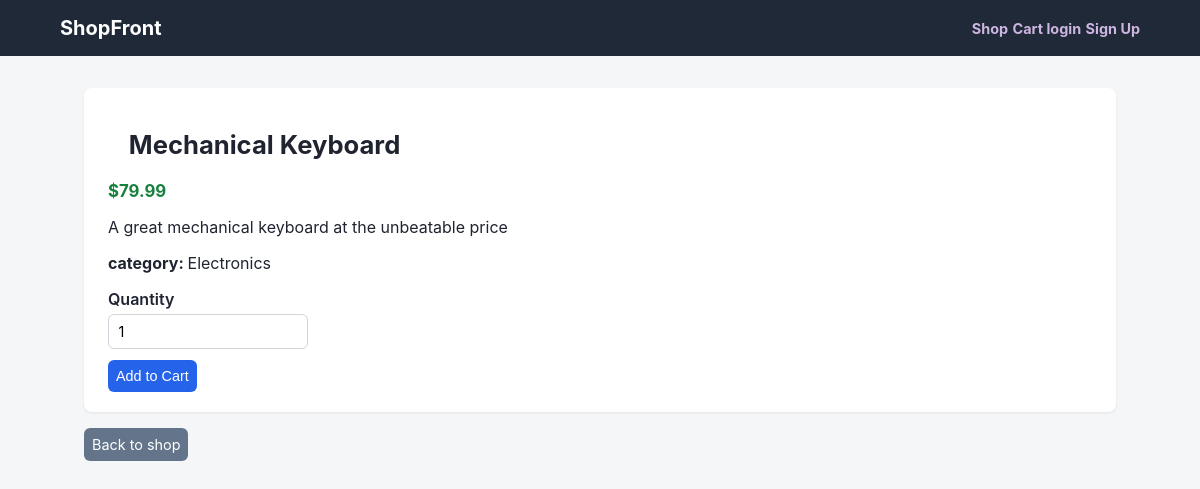
Screenshot of /product/mechanical-keyboard/ with the database file from the repository.
### store/models.py (models this page shows, shortened)
class Product(models.Model):
    name=models.CharField(max_length=200)
    slug=models.SlugField(max_length=220)
    description=models.TextField(blank=True)
    category=models.ForeignKey(Category,on_delete=models.SET_NULL,null=True,blank=True,related_name="products")
    price=models.DecimalField(max_digits=10,decimal_places=2)
    stock=models.PositiveIntegerField(default=0)
    image=models.ImageField(upload_to="media/",blank=True,null=True)
    is_active=models.BooleanField(default=True)
    created_at=models.DateTimeField(auto_now_add=True)
    class Meta:
        ordering=["-created_at"]
        db_table="product"
    @property
    def in_stock(self):
        return self.stock>0

class Category(models.Model):
    name=models.CharField(max_length=100,unique=True)
    slug=models.SlugField(max_length=100,unique=True)
    class Meta:
        verbose_name_plural="categories"
        ordering=["name"]
        db_table="category"
    def __str__(self):
        return self.name

### store/views.py (the view)
# urls.py: path("product/<slug:slug>/",views.ProductDetailView.as_view(),name="product_detail"),
class ProductDetailView(DetailView):
    model = Product
    template_name = "store/product_detail.html"
    context_object_name = "product"
    slug_url_kwarg = "slug" #SingleObjectMixin is attribute or data memeber
    def get_queryset(self):
        return Product.objects.filter(is_active=True)

### templates/store/product_detail.html (shortened to what this page needs)
{% extends "base.html" %}
{% block content %}
<div class="card">
    <h1>{{product.name}}</h1>
    <p class="price">${{product.price}}</p>
    <p>{{product.description|default:"No description available"}}</p>
    <p><strong>category: </strong>{{product.category|default:"-"}}</p>
    {% if product.in_stock %}
        <form action="{% url 'cart_add' product.id%}" style="max-width: 200px;" method="post">
            <label for="qty">Quantity</label>
            <input type="number" name="quantity" id="qty" value="1" min="1" max="{{product.stock}}">
            <button type="submit" class="btn" style="margin-top: 0.7rem;">Add to Cart</button>
        </form>
    {% else %}
       <p class="out-of-stock">out of stock</p>
    {% endif %}
</div>
<a href="{% url 'product_list' %}" class="btn secondary">Back to shop</a>
{% endblock %}

### static/css/style.css (style rules this page uses)
* { box-sizing: border-box; }
body { margin:0; font-family: -apple-system, BlinkMacSystemFont, 'Segoe UI', Roboto, Oxygen, Ubuntu, Cantarell; background: #f5f6f8; color:#1f2430; }
h1 { font-size: 1.6rem; margin: 1.3rem; }
.card { background: #fff; border-radius: 8px; padding: 1.25rem 1.5rem; box-shadow: 0 1px 3px rgba(0,0,0,0.08); margin-bottom: 1rem; }
.price { font-weight: 700; color:#16803c; font-size: 1.05rem; }
.btn { display:inline-block; padding: 0.5rem; border-radius: 6px; background: #2563eb; color:#fff; text-decoration: none; font-size:0.9rem; border:none; cursor:pointer; }
.btn.secondary { background: #64748b; }
form label { display: block; margin-bottom: 0.3rem; font-size: 0.9; font-weight: 600; }
input[type=text],input[type=email],input[type=password],input[type=number],textarea,select { width:100%; padding: 0.5rem 0.6rem; border: 1px solid #d1d5db; border-radius: 6px; font-size: 0.9rem; font-family: inherit; }

### rows the page displays
Product: name "Mechanical Keyboard", price "79.99", description "A great mechanical keyboard at the unbeatable price", category "Electronics"
